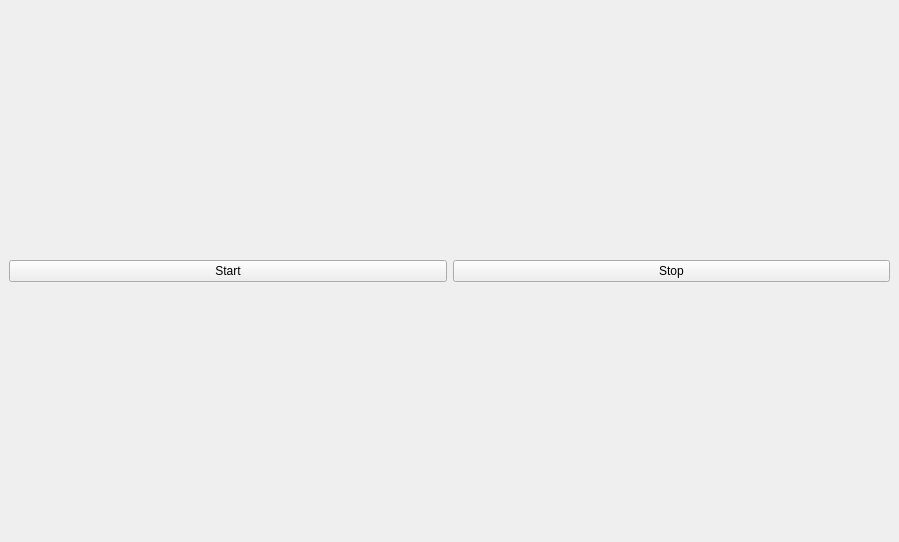
<?xml version="1.0" encoding="UTF-8"?>
<ui version="4.0">
 <class>AngrWidget</class>
 <widget class="QDockWidget" name="AngrWidget">
  <property name="geometry">
   <rect>
    <x>0</x>
    <y>0</y>
    <width>899</width>
    <height>542</height>
   </rect>
  </property>
  <property name="windowTitle">
   <string notr="true">Angr Configuration</string>
  </property>
  <widget class="QWidget" name="dockWidgetContents">
   <layout class="QVBoxLayout" name="verticalLayout">
    <item>
    <layout class="QHBoxLayout" name="horizontalLayout2">
     <item>
      <widget class="QPushButton" name="startButton">
       <property name="text">
        <string>Start</string>
       </property>
      </widget>
     </item>
     <item>
      <widget class="QPushButton" name="stopButton">
       <property name="text">
        <string>Stop</string>
       </property>
      </widget>
     </item>
    </layout>
    </item>
    <item>
    <layout class="QHBoxLayout" name="horizontalLayout">
     <property name="spacing">
      <number>10</number>
     </property>
     <property name="leftMargin">
      <number>0</number>
     </property>
     <property name="topMargin">
      <number>0</number>
     </property>
     <property name="rightMargin">
      <number>0</number>
     </property>
    </layout>
    </item>
   </layout>
  </widget>
 </widget>
</ui>
